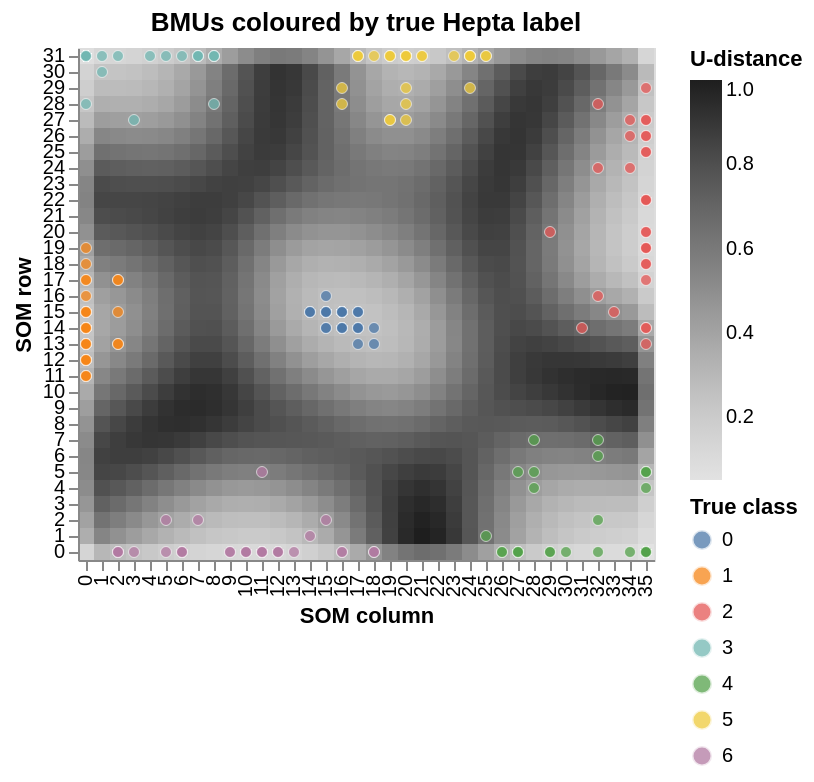

Notebook cell for this chart:
### Markdown cell above
## 5  BMU indices

`bmu_indices(data)` returns the (row, col) grid position of the Best Matching
Unit for every sample.  Overlaying BMUs on the U-matrix — coloured by true
class — shows how the 7 Hepta clusters map onto the SOM topology.

### Code cell
bmus = som.bmu_indices(data_z)
print(f"BMU indices shape : {bmus.shape}  (n_samples, 2)")
print(f"Sample 0  → SOM node ({bmus[0, 0]}, {bmus[0, 1]})")

bmu_df = pd.DataFrame({
    "col": bmus[:, 1],
    "row": bmus[:, 0],
    "class": true_labels.astype(str),
})

base = plot_grid_heatmap(u, "BMUs coloured by true Hepta label",
                    scheme="greys", value_name="U-distance", cell_pixels=8.0)

scatter = (
    alt.Chart(bmu_df).mark_circle(size=30, opacity=0.75, stroke="white", strokeWidth=0.4)
    .encode(
        x=alt.X("col:O", sort=None),
        y=alt.Y("row:O", sort="descending"),
        color=alt.Color("class:N",
                        scale=alt.Scale(scheme="tableau10"),
                        legend=alt.Legend(title="True class")),
        tooltip=["col", "row", "class"],
    )
)

alt.layer(base, scatter)

### Figure 1 — Vega-Lite specification as saved in the notebook (floating-point values rounded to 4 significant figures; data arrays with more than 128 entries replaced by an {"elided": "..."} marker saying what was removed)
{"config": {"view": {"continuousWidth": 300, "continuousHeight": 300}}, "layer": [{"data": {"name": "data-7d0705e43e89793775575571535cc0e0"}, "mark": {"type": "rect"}, "encoding": {"color": {"field": "U-distance", "legend": {"title": "U-distance"}, "scale": {"scheme": "greys"}, "type": "quantitative"}, "tooltip": [{"field": "col", "type": "quantitative"}, {"field": "row", "type": "quantitative"}, {"field": "U-distance", "format": ".4f", "type": "quantitative"}], "x": {"field": "col", "sort": null, "title": "SOM column", "type": "ordinal"}, "y": {"field": "row", "sort": "descending", "title": "SOM row", "type": "ordinal"}}, "title": "BMUs coloured by true Hepta label"}, {"data": {"name": "data-34628e5338efdb9ab47e3f78c741ecf7"}, "mark": {"type": "circle", "opacity": 0.75, "size": 30, "stroke": "white", "strokeWidth": 0.4}, "encoding": {"color": {"field": "class", "legend": {"title": "True class"}, "scale": {"scheme": "tableau10"}, "type": "nominal"}, "tooltip": [{"field": "col", "type": "quantitative"}, {"field": "row", "type": "quantitative"}, {"field": "class", "type": "nominal"}], "x": {"field": "col", "sort": null, "type": "ordinal"}, "y": {"field": "row", "sort": "descending", "type": "ordinal"}}}], "height": {"step": 8.0}, "width": {"step": 8.0}, "$schema": "https://vega.github.io/schema/vega-lite/v6.4.1.json", "datasets": {"data-7d0705e43e89793775575571535cc0e0": {"elided": "1152 records"}, "data-34628e5338efdb9ab47e3f78c741ecf7": {"elided": "212 records"}}}
